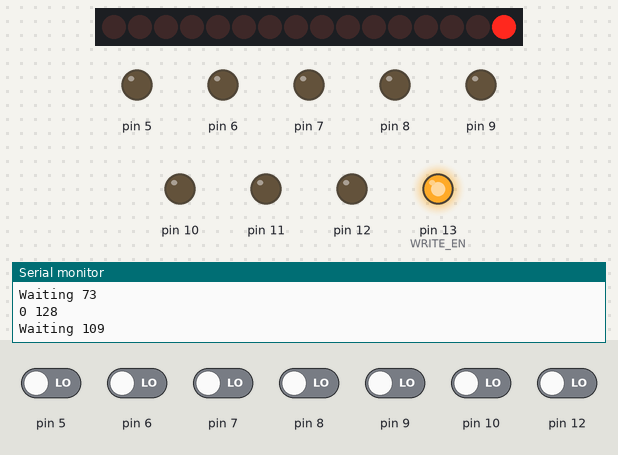
Bench run of a sketch on a simulated Arduino Uno, built with avr-gcc and run on an emulated ATmega328P. Shown: 16 shift-register outputs drawn as a row of LEDs (first output left, lit = HIGH), output pins drawn as LEDs (lit = HIGH), the last lines printed to the serial monitor. Wiring (inferred from the names in the program): 2 × shift register (74HC595): data pin 2; shift clock pin 3; latch pin 4. Wiring (inferred from the signals the program sends): row of LEDs: on Q0, Q1, Q2, Q3, Q4, Q5, Q6, Q7, Q8, Q9, Q10, Q11, Q12, Q13, Q14, Q15. The test bench sets the inputs (shaded band); at power-on: pin 5–10, pin 12 LOW. Pins used as bus, display or sensor lines are not drawn.

Above: at 0.8 s.
0.9 s: pin 12 driven HIGH
At 2.3 s:
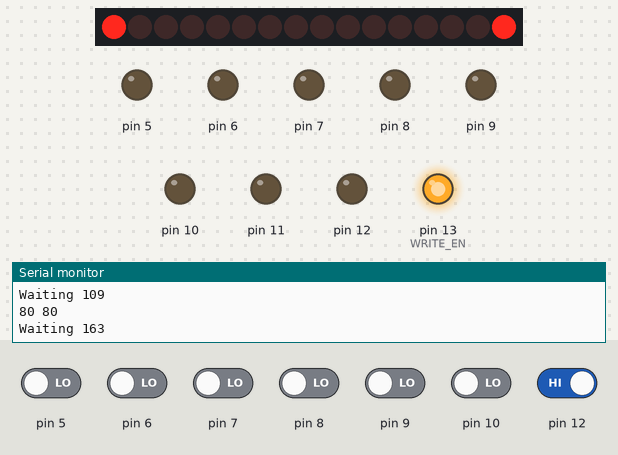
2.6 s: pin 10 driven HIGH
5.6 s: pin 9 driven HIGH
8.6 s: pin 6 driven HIGH and pin 8 driven HIGH
11.6 s: pin 5 driven HIGH
13.5 s: pin 5 driven LOW and pin 7 driven HIGH
At 18.1 s:
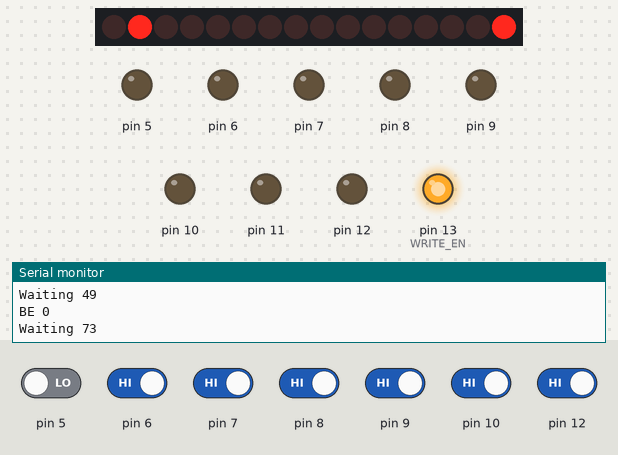
Timing chart, 0 to 19.6 s (numbered marks = the images above; inputs shaded):
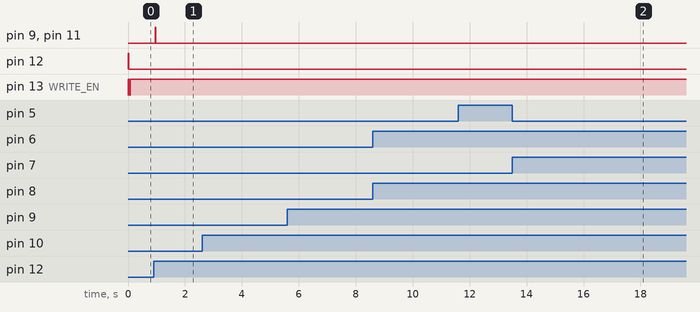

Measured:
- after the input at 0.9 s, pin 9, pin 11: LOW → HIGH after 0.06 s, → LOW 0.02 s later

The sketch:

bens_programmer.ino
```cpp
/**
 * This sketch programs the microcode EEPROMs for the 8-bit breadboard computer
 * It includes support for a flags register with carry and zero flags
 * See this video for more: https://youtu.be/Zg1NdPKoosU
 */
#define SHIFT_DATA 2
#define SHIFT_CLK 3
#define SHIFT_LATCH 4
#define EEPROM_D0 5
#define EEPROM_D7 12
#define WRITE_EN 13

#define MI  0b1000000000000000
#define RO  0b0100000000000000
#define RI  0b0010000000000000
#define II  0b0001000000000000
#define IO  0b0000100000000000
#define EO  0b0000010000000000
#define BI  0b0000001000000000
#define OI  0b0000000100000000

#define AO  0b0000000010000000
#define AI  0b0000000001000000
#define CE  0b0000000000100000
#define HLT 0b0000000000010000
#define J   0b0000000000001000
#define FI  0b0000000000000100
#define SU  0b0000000000000010
#define CO  0b0000000000000001

#define FLAGS_Z0C0 0
#define FLAGS_Z0C1 1
#define FLAGS_Z1C0 2
#define FLAGS_Z1C1 3

#define JC  0b0111
#define JZ  0b1000

uint16_t UCODE_TEMPLATE[16][8] = {
  { MI|CO,  RO|II|CE,  0,      0,      0,           0, 0, 0 },   // 0000 - NOP
  { MI|CO,  RO|II|CE,  IO|MI,  RO|AI,  0,           0, 0, 0 },   // 0001 - LDA
  { MI|CO,  RO|II|CE,  IO|MI,  RO|BI,  EO|AI|FI,    0, 0, 0 },   // 0010 - ADD
  { MI|CO,  RO|II|CE,  IO|MI,  RO|BI,  EO|AI|SU|FI, 0, 0, 0 },   // 0011 - SUB
  { MI|CO,  RO|II|CE,  IO|MI,  AO|RI,  0,           0, 0, 0 },   // 0100 - STA
  { MI|CO,  RO|II|CE,  IO|AI,  0,      0,           0, 0, 0 },   // 0101 - LDI
  { MI|CO,  RO|II|CE,  IO|J,   0,      0,           0, 0, 0 },   // 0110 - JMP
  { MI|CO,  RO|II|CE,  0,      0,      0,           0, 0, 0 },   // 0111 - JC
  { MI|CO,  RO|II|CE,  0,      0,      0,           0, 0, 0 },   // 1000 - JZ
  { MI|CO,  RO|II|CE,  0,      0,      0,           0, 0, 0 },   // 1001
  { MI|CO,  RO|II|CE,  0,      0,      0,           0, 0, 0 },   // 1010
  { MI|CO,  RO|II|CE,  0,      0,      0,           0, 0, 0 },   // 1011
  { MI|CO,  RO|II|CE,  0,      0,      0,           0, 0, 0 },   // 1100
  { MI|CO,  RO|II|CE,  0,      0,      0,           0, 0, 0 },   // 1101
  { MI|CO,  RO|II|CE,  AO|OI,  0,      0,           0, 0, 0 },   // 1110 - OUT
  { MI|CO,  RO|II|CE,  HLT,    0,      0,           0, 0, 0 },   // 1111 - HLT
};

uint16_t ucode[4][16][8];

void initUCode() {
  // ZF = 0, CF = 0
  memcpy(ucode[FLAGS_Z0C0], UCODE_TEMPLATE, sizeof(UCODE_TEMPLATE));

  // ZF = 0, CF = 1
  memcpy(ucode[FLAGS_Z0C1], UCODE_TEMPLATE, sizeof(UCODE_TEMPLATE));
  ucode[FLAGS_Z0C1][JC][2] = IO|J;

  // ZF = 1, CF = 0
  memcpy(ucode[FLAGS_Z1C0], UCODE_TEMPLATE, sizeof(UCODE_TEMPLATE));
  ucode[FLAGS_Z1C0][JZ][2] = IO|J;

  // ZF = 1, CF = 1
  memcpy(ucode[FLAGS_Z1C1], UCODE_TEMPLATE, sizeof(UCODE_TEMPLATE));
  ucode[FLAGS_Z1C1][JC][2] = IO|J;
  ucode[FLAGS_Z1C1][JZ][2] = IO|J;
}

/*
 * Output the address bits and outputEnable signal using shift registers.
 */
void setAddress(int address, bool outputEnable) {
  shiftOut(SHIFT_DATA, SHIFT_CLK, MSBFIRST, (address >> 8) | (outputEnable ? 0x00 : 0x80));
  shiftOut(SHIFT_DATA, SHIFT_CLK, MSBFIRST, address);

  digitalWrite(SHIFT_LATCH, LOW);
  digitalWrite(SHIFT_LATCH, HIGH);
  digitalWrite(SHIFT_LATCH, LOW);
}


/*
 * Read a byte from the EEPROM at the specified address.
 */
byte readEEPROM(int address) {
  for (int pin = EEPROM_D0; pin <= EEPROM_D7; pin += 1) {
    pinMode(pin, INPUT);
  }
  setAddress(address, /*outputEnable*/ true);

  byte data = 0;
  for (int pin = EEPROM_D7; pin >= EEPROM_D0; pin -= 1) {
    data = (data << 1) + digitalRead(pin);
  }
  return data;
}


volatile int failures = 0;
/*
 * Write a byte to the EEPROM at the specified address.
 */
void writeEEPROM(int address, byte data) {
  Serial.print("Writing address 0x");
  Serial.print(address, HEX);
  Serial.print(" (0x");
  Serial.print(data, HEX);
  Serial.println(")");
  int wait = 10;
  uint8_t r;
  uint8_t d = data;
  do {
    setAddress(address, /*outputEnable*/ false);
    for (int pin = EEPROM_D0; pin <= EEPROM_D7; pin += 1) {
      pinMode(pin, OUTPUT);
    }

    for (int pin = EEPROM_D0; pin <= EEPROM_D7; pin += 1) {
      digitalWrite(pin, data & 1);
      data = data >> 1;
    }
    delay(wait);
    digitalWrite(WRITE_EN, LOW);
    delayMicroseconds(1);
    digitalWrite(WRITE_EN, HIGH);
    delay(wait);
    readEEPROM(address);
    r = readEEPROM(address);
    Serial.print(r, HEX);
    Serial.print(' ');
    Serial.println(d);
    Serial.print("Waiting "); Serial.println(wait);
    wait *= 1.5;
    if (wait > 4000) {
      failures++;
      break;
    }
  } while (d != r);
}


/*
 * Read the contents of the EEPROM and print them to the serial monitor.
 */
void printContents(int start, int length) {
  for (int base = start; base < length; base += 16) {
    byte data[16];
    for (int offset = 0; offset <= 15; offset += 1) {
      data[offset] = readEEPROM(base + offset);
    }

    char buf[80];
    sprintf(buf, "%03x:  %02x %02x %02x %02x %02x %02x %02x %02x   %02x %02x %02x %02x %02x %02x %02x %02x",
            base, data[0], data[1], data[2], data[3], data[4], data[5], data[6], data[7],
            data[8], data[9], data[10], data[11], data[12], data[13], data[14], data[15]);

    Serial.println(buf);
  }
}


void setup() {
  // put your setup code here, to run once:
  initUCode();

  pinMode(SHIFT_DATA, OUTPUT);
  pinMode(SHIFT_CLK, OUTPUT);
  pinMode(SHIFT_LATCH, OUTPUT);
  digitalWrite(WRITE_EN, HIGH);
  pinMode(WRITE_EN, OUTPUT);
  Serial.begin(57600);

  // Program data bytes
  Serial.print("Programming EEPROM");

  // Program the 8 high-order bits of microcode into the first 128 bytes of EEPROM
  for (int address = 0; address < 1024; address += 1) {
    int flags       = (address & 0b1100000000) >> 8;
    int byte_sel    = (address & 0b0010000000) >> 7;
    int instruction = (address & 0b0001111000) >> 3;
    int step        = (address & 0b0000000111);

    if (byte_sel) {
      writeEEPROM(address, ucode[flags][instruction][step]);
    } else {
      writeEEPROM(address, ucode[flags][instruction][step] >> 8);
    }

    if (address % 64 == 0) {
      Serial.print(".");
    }
  }

  Serial.println(" done");


  // Read and print out the contents of the EERPROM
  Serial.println("Reading EEPROM");
  printContents(0, 1024);

  Serial.println();
  Serial.print("Failed to write: ");
  Serial.println(failures);
}


void loop() {
  // put your main code here, to run repeatedly:

}
```
